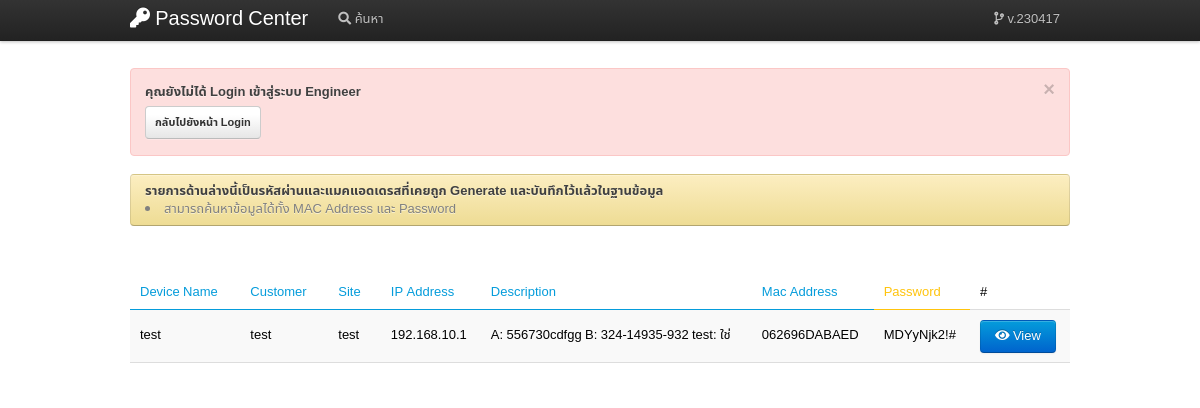
/php/src/table-search.php, run on an earlier commit of the app's database.
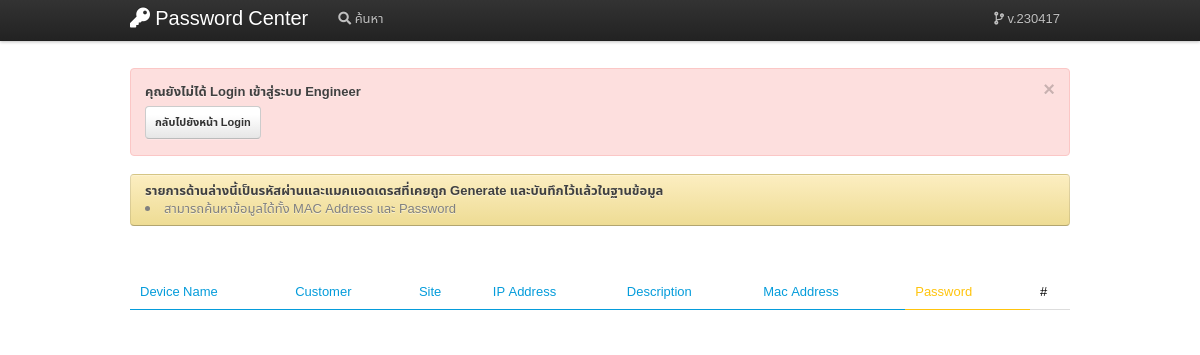
And on a later commit of the database.
### tables this page shows
CREATE TABLE `tbl_password` (
  `id` int(11) NOT NULL,
  `device_name` varchar(100) NOT NULL,
  `customer` varchar(100) NOT NULL,
  `site` varchar(100) NOT NULL,
  `ip` varchar(50) NOT NULL,
  `remark` text NOT NULL,
  `pass1` varchar(50) NOT NULL,
  `pass2` varchar(100) NOT NULL,
  `raw` varchar(100) NOT NULL,
  `gen_by` varchar(50) NOT NULL
);

### php/src/table-search.php (the view, shortened to what this page needs)
<!DOCTYPE html>
<html>
<head>
    <link href="vendor/bootstrap-1.1.1.css" rel="stylesheet">
    <link href="vendor/docs.css" rel="stylesheet">
    <link href="vendor/prettify.css" rel="stylesheet">
    <link rel="stylesheet" href="vendor/jquery.dataTables.min.css">
    <link rel="stylesheet" href="vendor/animation.css">
    <link rel="stylesheet" href="vendor/table/jquery.dataTables.min.css">
    <link rel="stylesheet" href="vendor/table/rowGroup.dataTables.min.css">
</head>
    <?php require 'include/table-search.inc.php'; ?>
<body>
    <?php include 'menu.php'; ?>
    <div class="container fade" style="margin-top: 50px;">
        <?php if(isset($alert)){echo $alert;} ?>
        <div class="alert-message warning">
            <p><strong>รายการด้านล่างนี้เป็นรหัสผ่านและแมคแอดเดรสที่เคยถูก Generate และบันทึกไว้แล้วในฐานข้อมูล</strong>
            </p>
            <p>
                <li>สามารถค้นหาข้อมูลได้ทั้ง MAC Address และ Password</li>
            </p>
        </div>
        <table class="zebra-striped tablesorter" style="margin-top: 50px;" id="tbl_data">
            <thead>
                <tr>
                    <td class="blue header">Device Name</td>
                    <td class="blue header">Customer</td>
                    <td class="blue header">Site</td>
                    <td class="blue header">IP Address</td>
                    <td class="blue header">Description</td>
                    <td class="blue header">Mac Address</td>
                    <td class="yellow header">Password</td>
                    <td>#</td>
                </tr>
            </thead>
            <tbody>
                <?php
                    foreach($query as $row){
                        $macaddr = base64_decode(substr($row['pass2'],0,-2));
                ?>
                <tr>
                    <td><?=$row['device_name']?></strong></td>
                    <td><?=$row['customer']?></strong></td>
                    <td><?=$row['site']?></strong></td>
                    <td><?=$row['ip']?></strong></td>
                    <td><?=$row['remark']?></strong></td>
                    <td><?=$macaddr?></strong></td>
                    <td id="p1"><?=$row['pass1']?></td>
                    <td>
                        <a href="view.php?id=<?=$row['id']?>" target="popup" class="btn primary btn sm"
                            onclick="window.open('view.php?id=<?=$row['id']?>','popup','width=600,height=600'); return false;">
                            <i class="fas fa-eye"></i> View
                        </a>
                    </td>
                </tr>
                <?php } ?>
            </tbody>
        </table>
    </div>
</body>
</html>

What changed in the data, as far as the page shows it:
removed tbl_password: device_name "test", customer "test", site "test", ip "192.168.10.1", remark "A: 556730cdfgg B: 324-14935-932 test: ใช่", pass2 "062696DABAED", pass1 "MDYyNjk2!#"
